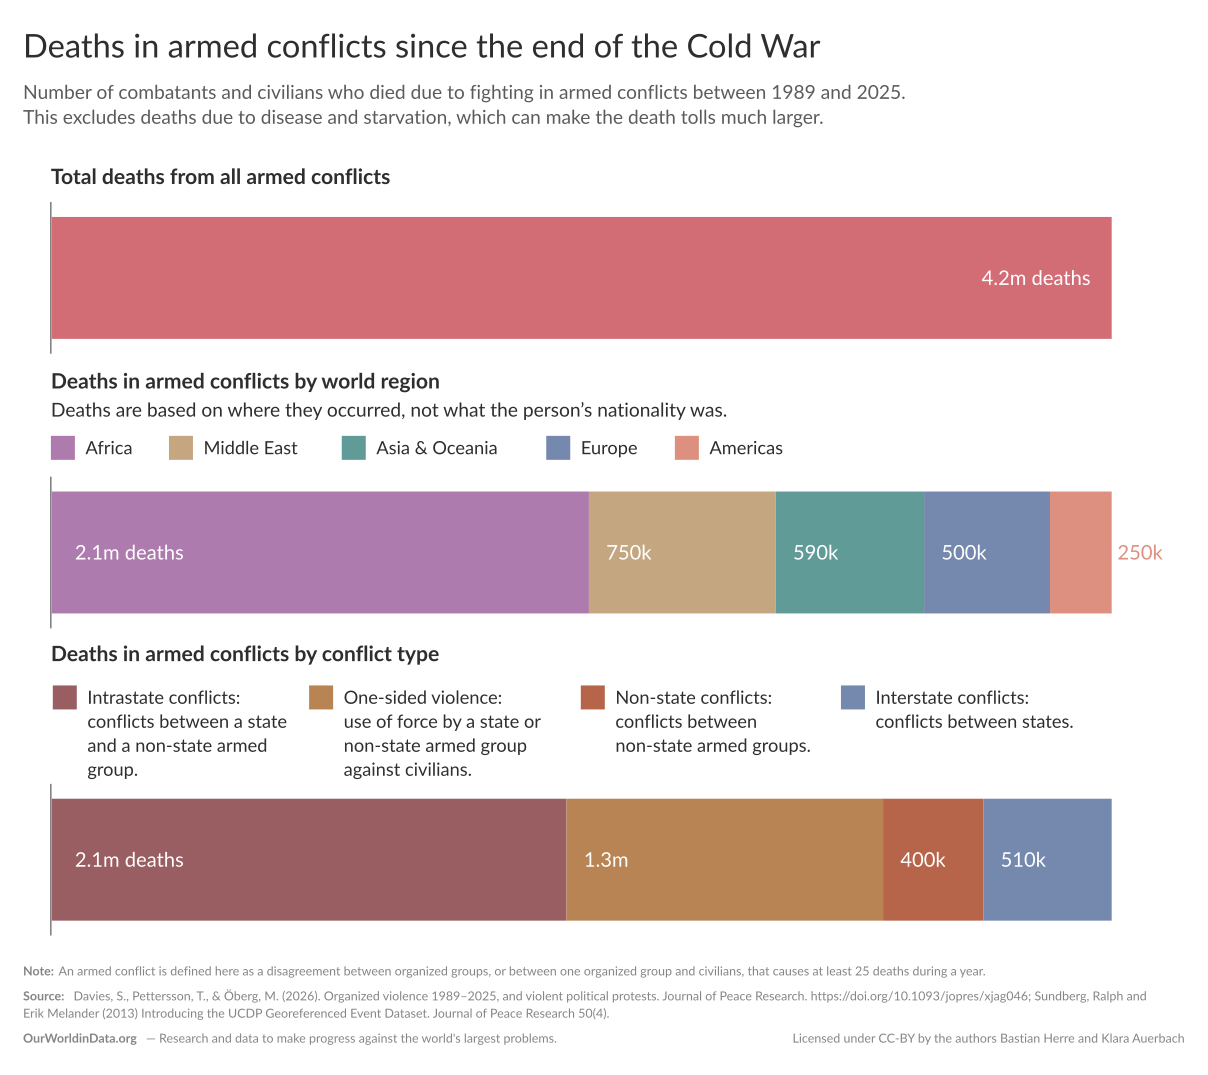

The Python source for this figure:
"""Deaths in armed conflicts since the end of the Cold War, by world region and conflict type.

Static chart for the article "Millions have died in conflicts since the Cold War; most of them in Africa
and intrastate conflicts" (ourworldindata.org/conflict-deaths-breakdown). It shows the total number of
conflict deaths between 1989 and the latest year, as three bars that each sum to the same total:

1. all armed conflicts,
2. split by the world region where the deaths occurred (UCDP's regions),
3. split by conflict type (intrastate, one-sided violence, non-state, interstate).

Refresh of the 1989-2024 version (Charts (2025) Figma file `l8AusQOZfgaxJ0wVcMrTry`, page
"20250724 Conflict deaths since the Cold War (Bastian)", frame `13530:9`, 1258 x 1119). The scope is a
data update only, so the layout reproduces that frame: its size, its slot positions and its segment
colors are copied from it (positions read with `get_metadata`, colors sampled from the published PNG).
Positions below are in that frame's pixels, y measured from the top.

Data: the cumulative deaths come from `garden/war/2026-06-10/ucdp_cumulative`, the dataset behind the
grapher charts `cumulative-deaths-in-armed-conflicts*`, so the static and interactive charts show the same
numbers. It sums UCDP's yearly best estimates of deaths in ongoing conflicts from 1989 to the latest year.

Rounding follows the 2025 version: one decimal in millions at or above a million ("2.1m"), otherwise two
significant figures in thousands ("750k").
"""

import logging
from pathlib import Path

import matplotlib
import matplotlib.pyplot as plt
from matplotlib.font_manager import FontProperties, findfont
from matplotlib.patches import Rectangle
from matplotlib.textpath import TextPath

from etl.helpers import PathFinder
from etl.viz.static import apply_svg_rcparams, export_frame

paths = PathFinder(__file__)
apply_svg_rcparams()

# Fonts: emit Lato (what the template uses) and measure/draw with what is installed. See
# `.claude/skills/create-static-viz/reference/WRITING-THE-STEP.md`.
EMITTED_FONT_STACK = ["Lato", "Arial", "Helvetica", "Liberation Sans", "sans-serif"]
MEASURED_FONT_STACK = ["Arial", "Helvetica", "Liberation Sans", "DejaVu Sans", "sans-serif"]
matplotlib.rcParams["font.family"] = "sans-serif"
matplotlib.rcParams["font.sans-serif"] = EMITTED_FONT_STACK
_OPTIONAL_FACES = tuple({*EMITTED_FONT_STACK, *MEASURED_FONT_STACK})
logging.getLogger("matplotlib.font_manager").addFilter(
    lambda record: "Falling back" in record.getMessage()
    or not any(f"Font family '{face}' not found" in record.getMessage() for face in _OPTIONAL_FACES)
)
_DRAWN_FACE = findfont(FontProperties(family=EMITTED_FONT_STACK))
_MEASURED_FACE = findfont(FontProperties(family=MEASURED_FONT_STACK))
assert _DRAWN_FACE == _MEASURED_FACE, f"draws {Path(_DRAWN_FACE).name}, measures {Path(_MEASURED_FACE).name}"

# First year of UCDP's Georeferenced Event Dataset, and the start of the period the chart covers.
FIRST_YEAR = 1989

# Frame of the 2025 version.
FRAME_W, FRAME_H = 1258, 1119
MARGIN = 24
PX_PER_INCH = 100
PT_PER_PX = 0.72

# Bars: left edge, full width (each bar sums to the same total), and height.
BAR_X0, BAR_W, BAR_H = 54, 1104, 127
BAR_TOPS = {"total": 226, "region": 512, "type": 832}
# Thin vertical rule left of each bar, overhanging it by this much at both ends.
RULE_X, RULE_OVERHANG = 53, 15
# Value labels: padding inside a segment; the first label of a bar carries the unit.
VALUE_PAD_FIRST, VALUE_PAD = 24, 18

# Text sizes in frame px, read off the 2025 frame's text-node heights.
SIZE = {
    "title": 34,
    "subtitle": 20,
    "section": 22,
    "section_sub": 20,
    "legend": 19,
    "value": 21,
    "footer": 13,
}

TITLE_COLOR = "#2d2e2d"
TEXT_COLOR = "#5b5b5b"
FOOTER_COLOR = "#858585"
RULE_COLOR = "#2d2e2d"
VALUE_COLOR = "#ffffff"

TITLE = "Deaths in armed conflicts since the end of the Cold War"
TAGLINE = "OurWorldinData.org — Research and data to make progress against the world's largest problems."
AUTHORS = ["Bastian Herre", "Klara Auerbach"]
NOTE = (
    "An armed conflict is defined here as a disagreement between organized groups, or between one organized "
    "group and civilians, that causes at least 25 deaths during a year."
)

# Segments, in the order of the 2025 version (kept even where the ranking changed, see `run`).
# (key in the data, label, color sampled from the 2025 PNG, legend x in frame px)
REGIONS = [
    ("Africa (UCDP)", "Africa", "#ad7bad", 53),
    ("Middle East (UCDP)", "Middle East", "#c4a681", 176),
    ("Asia and Oceania (UCDP)", "Asia & Oceania", "#619b98", 356),
    ("Europe (UCDP)", "Europe", "#7588ad", 569),
    ("Americas (UCDP)", "Americas", "#de9080", 703),
]
# (column in the data, bold term, definition, color, legend x, legend text width)
TYPES = [
    ("intrastate_deaths", "Intrastate conflicts:", "conflicts between a state and a non-state armed group.", "#985e62", 55, 215),
    (
        "onesided_deaths",
        "One-sided violence:",
        "use of force by a state or non-state armed group against civilians.",
        "#b88454",
        322,
        235,
    ),
    ("nonstate_deaths", "Non-state conflicts:", "conflicts between non-state armed groups.", "#b6654a", 605, 223),
    ("interstate_deaths", "Interstate conflicts:", "conflicts between states.", "#7588ad", 876, 223),
]
TOTAL_COLOR = "#d26d76"

# Section headings (top y of the text node) and legends.
SECTIONS = {
    "total": (169, "Total deaths from all armed conflicts", None),
    "region": (
        382,
        "Deaths in armed conflicts by world region",
        "Deaths are based on where they occurred, not what the person’s nationality was.",
    ),
    "type": (666, "Deaths in armed conflicts by conflict type", None),
}
REGION_LEGEND_Y = 454
TYPE_LEGEND_Y = 714
CHIP = 25
CHIP_GAP = 11
LEGEND_LINE_PX = 25

# Header and footer.
TITLE_Y = 24
SUBTITLE_Y = 83
SUBTITLE_LINE_PX = 26
NOTE_Y = 1007
SOURCE_Y = 1033
FOOTER_LINE_PX = 18
TAGLINE_Y = 1077


def run() -> None:
    tb = paths.load_dataset("ucdp_cumulative").read("ucdp_cumulative")
    assert tb["year"].nunique() == 1, "expected one row per entity, stamped with the latest year"
    last_year = int(tb["year"].max())
    tb = tb.set_index("country")

    world = int(tb.loc["World", "all_deaths"])
    regions = [int(tb.loc[key, "all_deaths"]) for key, *_ in REGIONS]
    types = [int(tb.loc["World", column]) for column, *_ in TYPES]
    paths.log.info(f"Cumulative deaths {FIRST_YEAR}-{last_year}: world {world}, regions {regions}, types {types}")

    # Each bar must sum to the total.
    assert sum(regions) == world, f"regions sum to {sum(regions)}, world total is {world}"
    assert sum(types) == world, f"conflict types sum to {sum(types)}, world total is {world}"

    # The 2025 version ordered segments by size. Keep its order (and so its colors and legend), but say
    # when the ranking no longer matches it, so the choice is visible at review.
    for name, values in [("region", regions), ("type", types)]:
        if values != sorted(values, reverse=True):
            paths.log.warning(f"The {name} segments are no longer in descending order: {values}")

    citation = source_citation(tb)
    fig = create_visualization(world, regions, types, last_year, citation)
    export_frame(paths, fig, paths.short_name)
    plt.close(fig)


def source_citation(tb) -> str:
    """Cite UCDP from the origins of the plotted indicator (it also carries the boundaries used for mapping)."""
    citations = []
    for origin in tb["all_deaths"].metadata.origins:
        if origin.producer != "Uppsala Conflict Data Program":
            continue
        citations += [line.strip() for line in origin.citation_full.splitlines() if line.strip()]
    assert citations, "no UCDP origin found on the plotted indicator"
    return "; ".join(citations)


def format_deaths(value: int) -> str:
    """'2.1m' at or above a million, otherwise two significant figures in thousands ('750k')."""
    if value >= 1_000_000:
        return f"{value / 1_000_000:.1f}m"
    digits = len(str(value)) - 2
    return f"{round(value, -digits) // 1000:.0f}k"


# ---------------------------------------------------------------------------
# Drawing
# ---------------------------------------------------------------------------


def create_visualization(world: int, regions: list[int], types: list[int], last_year: int, citation: str):
    fig = plt.figure(figsize=(FRAME_W / PX_PER_INCH, FRAME_H / PX_PER_INCH))
    fig.patch.set_facecolor("white")  # the PNG stays legible; the SVG is saved transparent

    # Header.
    text(fig, MARGIN, TITLE_Y, 48, TITLE, "title", color=TITLE_COLOR, gid="title")
    subtitle = [
        "Number of combatants and civilians who died due to fighting in armed conflicts between "
        f"{FIRST_YEAR} and {last_year}.",
        "This excludes deaths due to disease and starvation, which can make the death tolls much larger.",
    ]
    for i, line in enumerate(subtitle):
        top = SUBTITLE_Y + i * SUBTITLE_LINE_PX
        text(fig, MARGIN, top, SUBTITLE_LINE_PX, line, "subtitle", color=TEXT_COLOR, gid=f"subtitle-{i}")

    # Section headings.
    for key, (top, heading, sub) in SECTIONS.items():
        text(fig, 53, top, 30, heading, "section", color=TITLE_COLOR, bold=True, gid=f"section__{key}")
        if sub:
            text(fig, 53, top + 30, 30, sub, "section_sub", color=TITLE_COLOR, gid=f"section__{key}-sub")

    # Legends.
    for key, label, color, x in [(k, lbl, c, x) for k, lbl, c, x in REGIONS]:
        draw_chip(fig, x, REGION_LEGEND_Y, color, gid=f"legend__{slug(label)}-chip")
        text(fig, x + CHIP + CHIP_GAP, REGION_LEGEND_Y - 1, 27, label, "legend", color=TITLE_COLOR, gid=f"legend__{slug(label)}")
    for key, term, definition, color, x, width in TYPES:
        draw_chip(fig, x, TYPE_LEGEND_Y, color, gid=f"legend__{slug(key.removesuffix('_deaths'))}-chip")
        lines = [term] + wrap(definition, SIZE["legend"], width)
        for i, line in enumerate(lines):
            text(
                fig,
                x + CHIP + CHIP_GAP,
                TYPE_LEGEND_Y + i * LEGEND_LINE_PX,
                LEGEND_LINE_PX,
                line,
                "legend",
                color=TITLE_COLOR,
                gid=f"legend__{slug(key.removesuffix('_deaths'))}-{i}",
            )
        assert TYPE_LEGEND_Y + len(lines) * LEGEND_LINE_PX < BAR_TOPS["type"] - RULE_OVERHANG, f"{term} legend runs into the bar"

    # Bars.
    draw_bar(fig, "total", [("all", "World", TOTAL_COLOR, world)], world, unit_at="end")
    draw_bar(fig, "region", [(slug(lbl), lbl, c, v) for (_, lbl, c, _), v in zip(REGIONS, regions)], world)
    draw_bar(fig, "type", [(slug(k.removesuffix("_deaths")), k, c, v) for (k, _, _, c, _, _), v in zip(TYPES, types)], world)

    draw_footer(fig, citation)
    return fig


def draw_bar(fig, name: str, segments: list[tuple[str, str, str, int]], total: int, unit_at: str = "start") -> None:
    """One 100% bar: segments left to right, a value label in each, a rule on its left edge."""
    top = BAR_TOPS[name]
    rule = fig.add_artist(
        plt.Line2D(
            [fx(RULE_X)] * 2,
            [fy(top - RULE_OVERHANG), fy(top + BAR_H + RULE_OVERHANG)],
            color=RULE_COLOR,
            linewidth=1 * PT_PER_PX,
        )
    )
    rule.set_gid(f"{name}__rule")

    x = float(BAR_X0)
    for i, (key, _, color, value) in enumerate(segments):
        width = BAR_W * value / total
        fig.add_artist(
            Rectangle(
                (fx(x), fy(top + BAR_H)),
                width / FRAME_W,
                BAR_H / FRAME_H,
                facecolor=color,
                edgecolor="none",
                gid=f"bar__{name}-{key}",
            )
        )

        label = format_deaths(value) + (" deaths" if i == 0 else "")
        label_w = text_width(label, SIZE["value"])
        baseline = top + BAR_H / 2 + cap_height(SIZE["value"]) / 2
        if unit_at == "end":
            # The single-segment total bar carries its label at the right end, as in the 2025 version.
            label_x, ha, label_color = x + width - 22, "right", VALUE_COLOR
        elif label_w + 2 * VALUE_PAD <= width:  # padding on both sides
            label_x, ha, label_color = x + (VALUE_PAD_FIRST if i == 0 else VALUE_PAD), "left", VALUE_COLOR
        else:
            # Too narrow for its label: only the last segment can carry it outside, in its own color.
            assert i == len(segments) - 1, f"{name}: label {label!r} does not fit its {width:.0f}px segment"
            label_x, ha, label_color = x + width + 6, "left", color
        fig.text(
            fx(label_x),
            fy(baseline),
            label,
            fontsize=SIZE["value"] * PT_PER_PX,
            color=label_color,
            ha=ha,
            va="baseline",
            gid=f"label__{name}-{key}",
        )
        x += width

    assert abs(x - (BAR_X0 + BAR_W)) < 1e-6, f"{name} bar does not fill its width"


def draw_footer(fig, citation: str) -> None:
    """Note, source (wrapped to the content width), then the tagline and license on one row."""
    content_w = FRAME_W - 2 * MARGIN
    runs_row(fig, MARGIN, NOTE_Y, [("Note: ", True), (NOTE, False)], gid="footer__note")
    assert run_width("Note: ", True) + text_width(NOTE, SIZE["footer"]) <= content_w, "Note no longer fits one line"

    lead = "Source: "
    lines = wrap(citation, SIZE["footer"], content_w, first_indent=run_width(lead, True))
    for i, line in enumerate(lines):
        runs = [(lead, True), (line, False)] if i == 0 else [(line, False)]
        runs_row(fig, MARGIN, SOURCE_Y + i * FOOTER_LINE_PX, runs, gid=f"footer__source-{i}")
    assert SOURCE_Y + len(lines) * FOOTER_LINE_PX <= TAGLINE_Y, "Source runs into the tagline row"

    runs_row(fig, MARGIN, TAGLINE_Y, [("OurWorldinData.org ", True), (TAGLINE.split(" ", 1)[1], False)], gid="footer__tagline")
    license_text = f"Licensed under CC-BY by the authors {' and '.join(AUTHORS)}"
    fig.text(
        fx(FRAME_W - MARGIN),
        fy(TAGLINE_Y + cap_height(SIZE["footer"])),
        license_text,
        fontsize=SIZE["footer"] * PT_PER_PX,
        color=FOOTER_COLOR,
        ha="right",
        va="baseline",
        gid="footer__license",
    )
    tagline_w = run_width("OurWorldinData.org ", True) + text_width(TAGLINE.split(" ", 1)[1], SIZE["footer"])
    assert tagline_w + 20 + text_width(license_text, SIZE["footer"]) <= content_w, "tagline and license overlap"


# ---------------------------------------------------------------------------
# Helpers
# ---------------------------------------------------------------------------


def fx(x_px: float) -> float:
    return x_px / FRAME_W


def fy(y_px: float) -> float:
    return 1 - y_px / FRAME_H


def prop(size_px: float, bold: bool = False) -> FontProperties:
    return FontProperties(family=MEASURED_FONT_STACK, size=size_px * PT_PER_PX, weight="bold" if bold else "normal")


def text_width(s: str, size_px: float, bold: bool = False) -> float:
    """Ink width of `s` in frame px."""
    return TextPath((0, 0), s, prop=prop(size_px, bold)).get_extents().width / PT_PER_PX


def run_width(s: str, bold: bool = False) -> float:
    """Advance of a footer run, trailing space included (a sentinel glyph keeps it from being trimmed)."""
    return text_width(s + "|", SIZE["footer"], bold) - text_width("|", SIZE["footer"], bold)


def cap_height(size_px: float) -> float:
    return TextPath((0, 0), "0", prop=prop(size_px)).get_extents().ymax / PT_PER_PX


def text(fig, x: float, top: float, line_h: float, s: str, role: str, color: str, gid: str, bold: bool = False) -> None:
    """One line of text in a slot whose top is `top`, on a baseline centred in its line box."""
    size = SIZE[role]
    baseline = top + line_h / 2 + cap_height(size) / 2
    fig.text(
        fx(x),
        fy(baseline),
        s,
        fontsize=size * PT_PER_PX,
        color=color,
        fontweight="bold" if bold else "normal",
        ha="left",
        va="baseline",
        gid=gid,
    )


def runs_row(fig, x: float, top: float, runs: list[tuple[str, bool]], gid: str) -> None:
    """A footer row of bold/regular runs, laid out by advance. No run may start with a space."""
    baseline = top + cap_height(SIZE["footer"])
    for i, (s, bold) in enumerate(runs):
        assert not s.startswith(" "), f"run {s!r} starts with a space"
        fig.text(
            fx(x),
            fy(baseline),
            s.rstrip(),
            fontsize=SIZE["footer"] * PT_PER_PX,
            color=FOOTER_COLOR,
            fontweight="bold" if bold else "normal",
            ha="left",
            va="baseline",
            gid=f"{gid}-{i}",
        )
        x += run_width(s, bold)


def wrap(s: str, size_px: float, width_px: float, first_indent: float = 0) -> list[str]:
    """Greedy wrap by measured width; the first line may be shortened by `first_indent`."""
    lines: list[str] = []
    line = ""
    for word in s.split():
        candidate = f"{line} {word}".strip()
        available = width_px - (first_indent if not lines else 0)
        if line and text_width(candidate, size_px) > available:
            lines.append(line)
            line = word
        else:
            line = candidate
    lines.append(line)
    return lines


def draw_chip(fig, x: float, top: float, color: str, gid: str) -> None:
    fig.add_artist(
        Rectangle((fx(x), fy(top + CHIP)), CHIP / FRAME_W, CHIP / FRAME_H, facecolor=color, edgecolor="none", gid=gid)
    )


def slug(s: str) -> str:
    return s.lower().replace(" & ", "-").replace(" ", "-")
